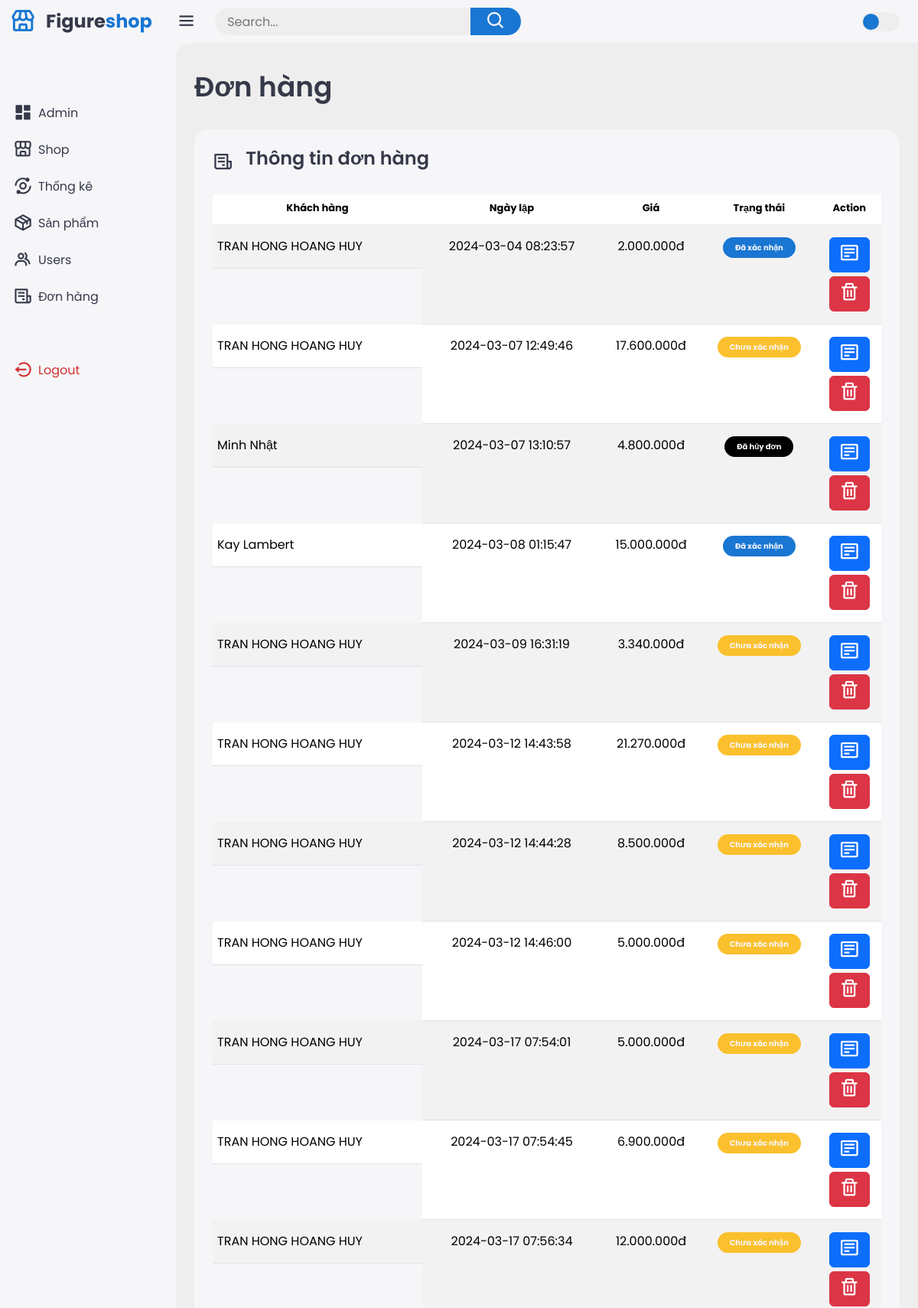
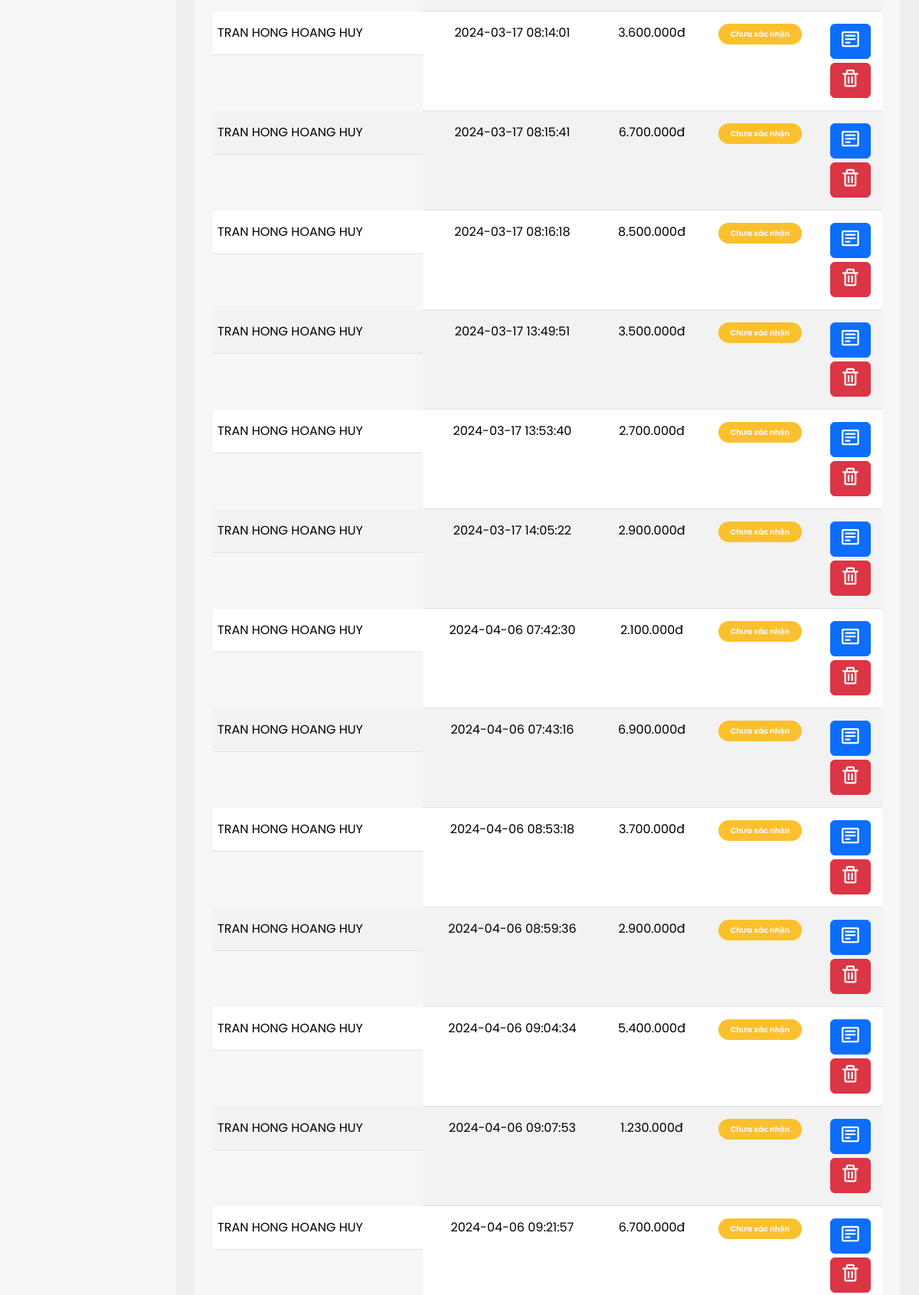
The app's page /public/show_bill.php (upper part) with its own data (2 pictures, top to bottom).
### tables this page shows
CREATE TABLE `bill` (
  `bill_id` int(11) NOT NULL,
  `total_amount` decimal(10,2) DEFAULT NULL,
  `bill_date` timestamp NOT NULL DEFAULT current_timestamp(),
  `status` varchar(255) DEFAULT 'Chưa xác nhận',
  `notes` varchar(255) DEFAULT NULL,
  `user_id` int(11) DEFAULT NULL
);

CREATE TABLE `users` (
  `user_id` int(11) NOT NULL,
  `email` varchar(255) NOT NULL,
  `password` varchar(255) DEFAULT NULL,
  `name` varchar(32) NOT NULL,
  `address` varchar(255) DEFAULT NULL,
  `phone` varchar(32) DEFAULT NULL,
  `role_id` int(11) NOT NULL DEFAULT 1
);

### src/Bill.php (called while the page is built, shortened)
<?php
class Bill
{
    private $db;
    public function __construct(PDO $pdo)
    {
        $this->db = $pdo;
    }
    public function getAllBill()
    {
        $query = $this->db->query("SELECT bill.*, users.name, users.email, users.phone, users.address
                                    FROM bill
                                    INNER JOIN users ON bill.user_id = users.user_id");
        return $query->fetchAll(PDO::FETCH_ASSOC);
    }
}

### public/show_bill.php (the view, shortened to what this page needs)
<?php
require_once '../src/DBConnection.php';
require_once '../src/Bill.php';
$pdo = DBConnection::getConnection();
$billManager = new Bill($pdo);
$bills = $billManager->getAllBill();
?>
<!DOCTYPE html>
<html lang="en">
<?php
require '../partials/header_admin.php';
?>
<body>
    <?php
    require '../partials/sidebar_admin.php';
    ?>
    <div class="content">
        <?php
        require '../partials/navbar_admin.php';
        ?>
        <main>
            <div class="header">
                <div class="left">
                    <h1>Đơn hàng</h1>
                </div>
            </div>
            <div class="bottom-data">
                <div class="orders">
                    <div class="header">
                        <i class='bx bx-receipt'></i>
                        <h3>Thông tin đơn hàng</h3>
                    </div>
                    <table id="example" class="table table-striped text-center" style="width:100%">
                        <thead>
                            <tr>
                                <th>Khách hàng</th>
                                <th>Ngày lập</th>
                                <th>Giá</th>
                                <th>Trạng thái</th>
                                <th>Action</th>
                            </tr>
                        </thead>
                        <tbody>
                            <?php foreach ($bills as $bill) : ?>
                                <tr>
                                    <td class="text-center"><?php echo $bill['name']; ?></td>
                                    <td class="text-center"><?php echo $bill['bill_date']; ?></td>
                                    <td class="text-center"><span><?php echo number_format($bill['total_amount'], 0, '.', '.'); ?>đ</span></td>
                                    <?php
                                    $statusClass = '';
                                    switch ($bill['status']) {
                                        case 'Đã xác nhận':
                                            $statusClass = 'process';
                                            break;
                                        case 'Đã hủy đơn':
                                            $statusClass = 'cancelled';
                                            break;
                                        default:
                                            $statusClass = 'pending';
                                            break;
                                    }
                                    echo '<td class="text-center"><span class="status ' . $statusClass . '" data-bill_id="' . $bill['bill_id'] . '">' . htmlspecialchars($bill['status']) . '</span></td>';
                                    ?>
                                    <td class="text-center" style="height: auto; text-align: center; line-height: auto;">
                                        <form method="post" action="show_bill_detail.php" style="margin-bottom: 5px;">
                                            <button type="submit" class="btn btn-xs btn-primary" name="detail">
                                                <i alt="Detail" class="bx bx-detail"></i>
                                            </button>
                                        </form>
                                        <form method="post" action="delete_bill.php">
                                            <button type="submit" class="btn btn-xs btn-danger" name="delete">
                                                <i alt="Delete" class="bx bx-trash"></i>
                                            </button>
                                        </form>
                                    </td>
                                </tr>
                            <?php endforeach; ?>
                        </tbody>
                    </table>
                </div>
            </div>
        </main>
    </div>
</body>
</html>

### assets/css/admin_dash_board.css (style rules this page uses)
:root { --light: #f6f6f9; --primary: #1976d2; --light-primary: #cfe8ff; --grey: #eee; --dark-grey: #aaaaaa; --dark: #363949; --danger: #d32f2f; --light-danger: #fecdd3; --warning: #fbc02d; --light-warning: #fff2c6; --success: #388e3c; --light-success: #bbf7d0; }
* { margin: 0; padding: 0; box-sizing: border-box; font-family: "Poppins", sans-serif; }
.bx { font-size: 1.7rem; }
html { overflow-x: hidden; }
body { background: var(--grey); overflow-x: hidden; }
.content { position: relative; width: calc(100% - 230px); left: 230px; transition: all 0.3s ease; }
.content main { width: 100%; padding: 36px 24px; max-height: calc(100vh - 56px); text-decoration: none; }
.content main .header { display: flex; align-items: center; justify-content: space-between; grid-gap: 16px; flex-wrap: wrap; }
.content main .header .left h1 { font-size: 36px; font-weight: 600; margin-bottom: 10px; color: var(--dark); }
.content main .bottom-data { display: flex; flex-wrap: wrap; grid-gap: 24px; margin-top: 24px; width: 100%; color: var(--dark); }
.content main .bottom-data > div { border-radius: 20px; background: var(--light); padding: 24px; overflow-x: auto; }
.content main .bottom-data .header { display: flex; align-items: center; grid-gap: 16px; margin-bottom: 24px; }
.content main .bottom-data .header h3 { margin-right: auto; font-size: 24px; font-weight: 600; }
.content main .bottom-data .header .bx { cursor: pointer; }
.content main .bottom-data .orders { flex-grow: 1; flex-basis: 500px; }
.content main .bottom-data .orders table { width: 100% !important; border-collapse: collapse; }
.content main .bottom-data .orders table th { padding-bottom: 12px; font-size: 13px; text-align: center; border-bottom: 1px solid var(--grey); }
.content main .bottom-data .orders table td { padding: 16px 0; }
.content main .bottom-data .orders table tr td:first-child { display: flex; align-items: center; grid-gap: 12px; padding-left: 6px; }
.content main .bottom-data .orders table tbody tr { cursor: pointer; transition: all 0.3s ease; }
.content main .bottom-data .orders table tr td .status, .bill-detail-status .status { font-size: 10px; padding: 6px 16px; color: var(--light); border-radius: 20px; font-weight: 700; }
.content main .bottom-data .orders table tr td .status.process, .bill-detail-status .status.process { background: var(--primary); }
.content main .bottom-data .orders table tr td .status.pending, .bill-detail-status .status.pending { background: var(--warning); }
.content main .bottom-data .orders table tr td .status.cancelled, .bill-detail-status .status.cancelled { background: #000; }

### records on screen
bill: user.name "TRAN HONG HOANG HUY", bill_date "2024-03-04 08:23:57", total_amount "2.000.000", status "Đã xác nhận"
bill: user.name "TRAN HONG HOANG HUY", bill_date "2024-03-07 12:49:46", total_amount "17.600.000", status "Chưa xác nhận"
bill: user.name "Minh Nhật", bill_date "2024-03-07 13:10:57", total_amount "4.800.000", status "Đã hủy đơn"
bill: user.name "Kay Lambert", bill_date "2024-03-08 01:15:47", total_amount "15.000.000", status "Đã xác nhận"
bill: user.name "TRAN HONG HOANG HUY", bill_date "2024-03-09 16:31:19", total_amount "3.340.000", status "Chưa xác nhận"
bill: user.name "TRAN HONG HOANG HUY", bill_date "2024-03-12 14:43:58", total_amount "21.270.000", status "Chưa xác nhận"
bill: user.name "TRAN HONG HOANG HUY", bill_date "2024-03-12 14:44:28", total_amount "8.500.000", status "Chưa xác nhận"
bill: user.name "TRAN HONG HOANG HUY", bill_date "2024-03-12 14:46:00", total_amount "5.000.000", status "Chưa xác nhận"
bill: user.name "TRAN HONG HOANG HUY", bill_date "2024-03-17 07:54:01", total_amount "5.000.000", status "Chưa xác nhận"
bill: user.name "TRAN HONG HOANG HUY", bill_date "2024-03-17 07:54:45", total_amount "6.900.000", status "Chưa xác nhận"
bill: user.name "TRAN HONG HOANG HUY", bill_date "2024-03-17 07:56:34", total_amount "12.000.000", status "Chưa xác nhận"
bill: user.name "TRAN HONG HOANG HUY", bill_date "2024-03-17 08:14:01", total_amount "3.600.000", status "Chưa xác nhận"
bill: user.name "TRAN HONG HOANG HUY", bill_date "2024-03-17 08:15:41", total_amount "6.700.000", status "Chưa xác nhận"
bill: user.name "TRAN HONG HOANG HUY", bill_date "2024-03-17 08:16:18", total_amount "8.500.000", status "Chưa xác nhận"
bill: user.name "TRAN HONG HOANG HUY", bill_date "2024-03-17 13:49:51", total_amount "3.500.000", status "Chưa xác nhận"
bill: user.name "TRAN HONG HOANG HUY", bill_date "2024-03-17 13:53:40", total_amount "2.700.000", status "Chưa xác nhận"
bill: user.name "TRAN HONG HOANG HUY", bill_date "2024-03-17 14:05:22", total_amount "2.900.000", status "Chưa xác nhận"
bill: user.name "TRAN HONG HOANG HUY", bill_date "2024-04-06 07:42:30", total_amount "2.100.000", status "Chưa xác nhận"
bill: user.name "TRAN HONG HOANG HUY", bill_date "2024-04-06 07:43:16", total_amount "6.900.000", status "Chưa xác nhận"
bill: user.name "TRAN HONG HOANG HUY", bill_date "2024-04-06 08:53:18", total_amount "3.700.000", status "Chưa xác nhận"
bill: user.name "TRAN HONG HOANG HUY", bill_date "2024-04-06 08:59:36", total_amount "2.900.000", status "Chưa xác nhận"
bill: user.name "TRAN HONG HOANG HUY", bill_date "2024-04-06 09:04:34", total_amount "5.400.000", status "Chưa xác nhận"
bill: user.name "TRAN HONG HOANG HUY", bill_date "2024-04-06 09:07:53", total_amount "1.230.000", status "Chưa xác nhận"
bill: user.name "TRAN HONG HOANG HUY", bill_date "2024-04-06 09:21:57", total_amount "6.700.000", status "Chưa xác nhận"
